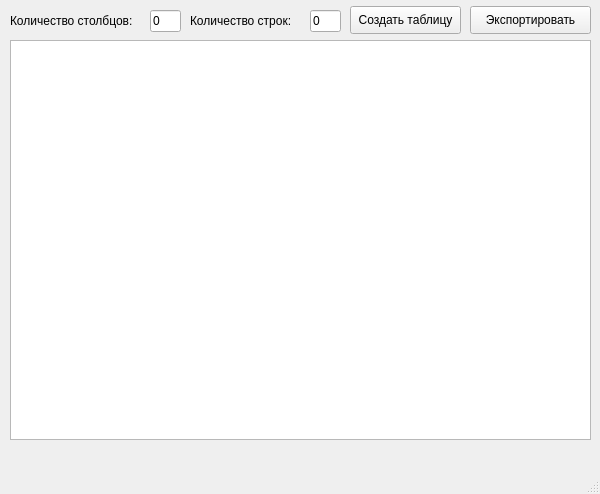
<?xml version="1.0" encoding="UTF-8"?>
<ui version="4.0">
 <class>MainWindow</class>
 <widget class="QMainWindow" name="MainWindow">
  <property name="geometry">
   <rect>
    <x>0</x>
    <y>0</y>
    <width>600</width>
    <height>494</height>
   </rect>
  </property>
  <property name="windowTitle">
   <string>Table editor</string>
  </property>
  <widget class="QWidget" name="centralwidget">
   <widget class="QTableView" name="tableView">
    <property name="geometry">
     <rect>
      <x>10</x>
      <y>40</y>
      <width>581</width>
      <height>400</height>
     </rect>
    </property>
   </widget>
   <widget class="QLabel" name="label">
    <property name="geometry">
     <rect>
      <x>10</x>
      <y>10</y>
      <width>141</width>
      <height>21</height>
     </rect>
    </property>
    <property name="text">
     <string>Количество столбцов:</string>
    </property>
   </widget>
   <widget class="QLineEdit" name="columnsLineEdit">
    <property name="geometry">
     <rect>
      <x>150</x>
      <y>10</y>
      <width>31</width>
      <height>22</height>
     </rect>
    </property>
    <property name="text">
     <string>0</string>
    </property>
   </widget>
   <widget class="QLabel" name="label_2">
    <property name="geometry">
     <rect>
      <x>190</x>
      <y>10</y>
      <width>121</width>
      <height>21</height>
     </rect>
    </property>
    <property name="text">
     <string>Количество строк:</string>
    </property>
   </widget>
   <widget class="QLineEdit" name="rowsLineEdit">
    <property name="geometry">
     <rect>
      <x>310</x>
      <y>10</y>
      <width>31</width>
      <height>22</height>
     </rect>
    </property>
    <property name="text">
     <string>0</string>
    </property>
   </widget>
   <widget class="QPushButton" name="applyButton">
    <property name="geometry">
     <rect>
      <x>350</x>
      <y>6</y>
      <width>111</width>
      <height>28</height>
     </rect>
    </property>
    <property name="text">
     <string>Создать таблицу</string>
    </property>
   </widget>
   <widget class="QPushButton" name="exportButton">
    <property name="geometry">
     <rect>
      <x>470</x>
      <y>6</y>
      <width>121</width>
      <height>28</height>
     </rect>
    </property>
    <property name="text">
     <string>Экспортировать</string>
    </property>
   </widget>
  </widget>
  <widget class="QMenuBar" name="menubar">
   <property name="geometry">
    <rect>
     <x>0</x>
     <y>0</y>
     <width>600</width>
     <height>26</height>
    </rect>
   </property>
  </widget>
  <widget class="QStatusBar" name="statusbar"/>
 </widget>
 <resources/>
 <connections/>
</ui>
